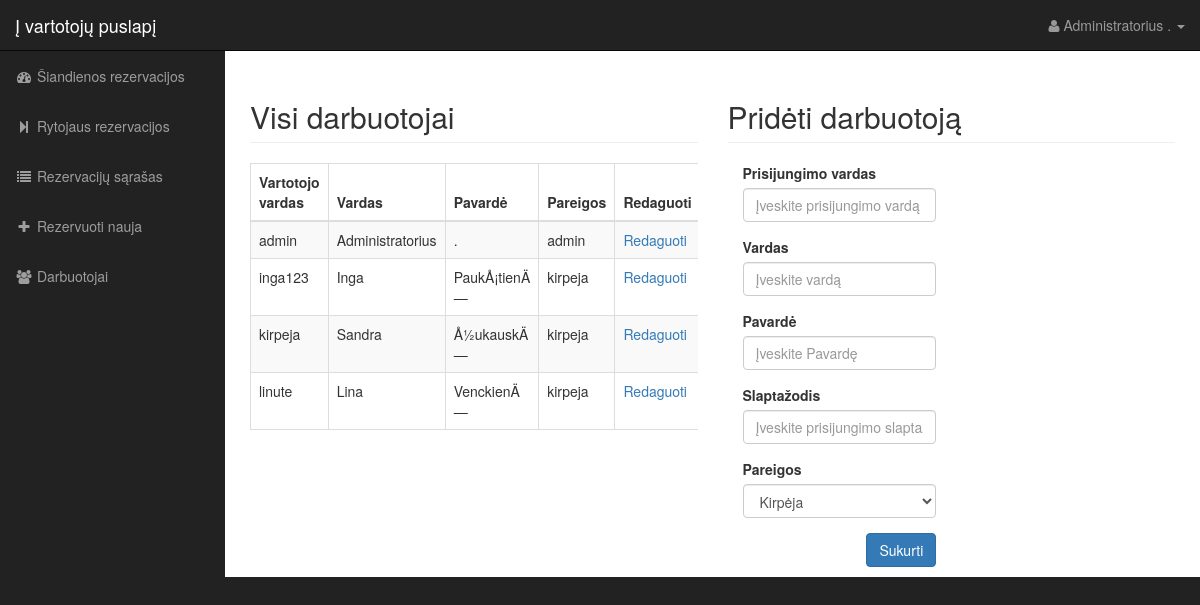
Page /admin/index.php?url=darbuotojai (signed in) on the committed database.
### tables this page shows
CREATE TABLE `users` (
  `id` int(11) NOT NULL,
  `username` varchar(255) NOT NULL,
  `password` varchar(255) NOT NULL,
  `firstName` varchar(255) NOT NULL,
  `lastName` varchar(255) NOT NULL,
  `pareigos` varchar(255) NOT NULL
);

### admin/includes/classes/session.php (called while the page is built, shortened)
<?php
class Session {
  public $pareigos;
  public function ifAdmin(){
    if($this->pareigos == "admin"){
      return true;
    }else {
      return false;
    }
  }
  private function chech_the_login(){
    if(isset($_SESSION['id'])){
      $this->pareigos = $_SESSION['pareigos'];
    } else {
      unset($this->id);
      $this->signed_in = false;
    }
  }
}
$session = new Session();
 ?>

### admin/includes/classes/database.php (called while the page is built, shortened)
<?php
class Database {
  public $connection;
  public function open_db_connection(){
    $this->connection = new mysqli(DB_HOST, DB_USER, DB_PASS, DB_NAME);
  }
  public function query($sql){
    $result = $this->connection->query($sql);
    return $result;
  }
}
$database = new Database();
 ?>

### admin/includes/classes/db_object.php (called while the page is built, shortened)
<?php
class Db_object{
  public static function find_by_query($sql){
    global $database;
    $result_set = $database->query($sql);
    $the_object_array = array();
    while($row = mysqli_fetch_array($result_set)){
      $the_object_array[] = static::instantiation($row);
    }
    return $the_object_array;
  }
  public static function find_all(){
    return static::find_by_query("SELECT * FROM " . static::$db_table);
  }
  public static function instantiation($the_record){
    $the_object = new $calling_class;
    foreach ($the_record as $the_attribute => $value) {
      if($the_object->has_the_attribute($the_attribute)){
        $the_object->$the_attribute = $value;
      }
    }
    return $the_object;
  }
  private function has_the_attribute($the_attribute){
    $object_properties = get_object_vars($this);
    return array_key_exists($the_attribute, $object_properties);
  }
}
 ?>

### admin/includes/darbuotojai.php (the view, shortened to what this page needs)
<div class="row">
    <div class="col-lg-6">
        <h2 class="page-header">
            Visi darbuotojai
        </h2>
        <div class="table-responsive">
            <table class="table table-striped table-bordered table-hover">
                <thead>
                <tr>
                    <th>Vartotojo vardas</th>
                    <th>Vardas</th>
                    <th>Pavardė</th>
                    <th>Pareigos</th>
                    <?php if($session->ifAdmin()){  ?>
                    <th>Redaguoti</th>
                    <?php } ?>
                </tr>
                </thead>
                <tbody>
        <?php
            $darbuotojai = User::find_all();
            foreach ($darbuotojai as $darbuotojas) {
                echo "<tr>";
                echo "<td>{$darbuotojas->username}</td>";
                echo "<td>{$darbuotojas->firstName}</td>";
                echo "<td>{$darbuotojas->lastName}</td>";
                echo "<td>{$darbuotojas->pareigos}</td>";
                if($session->ifAdmin()){
                    echo "<td><a href='?url=redaguoti_darbuotoja&id=" . $darbuotojas->id . "'>Redaguoti</a></td>";
                    echo "</tr>";
                }
            }
        ?>
                </tbody>
            </table>
        </div>
    </div>
    <?php if($session->ifAdmin()){  ?>
    <div class="col-lg-6">
        <h2 class="page-header">
            Pridėti darbuotoją
        </h2>
        <form action="" method="post" enctype="multipart/form-data">
            <div class="col-md-6">
                <div class="form-group">
                    <label for="username">Prisijungimo vardas</label>
                    <input name="username" class="form-control" type="text" placeholder="Įveskite prisijungimo vardą">
                </div>
                <div class="form-group">
                    <label for="firstName">Vardas</label>
                    <input name="firstName" class="form-control" type="text" placeholder="Įveskite vardą">
                </div>
                <div class="form-group">
                    <label for="lastName">Pavardė</label>
                    <input name="lastName" class="form-control" type="text" placeholder="Įveskite Pavardę">
                </div>
                <div class="form-group">
                    <label for="password">Slaptažodis</label>
                    <input name="password" class="form-control" type="password" placeholder="Įveskite prisijungimo slaptažodį">
                </div>
                <div class="form-group">
                <label for="pareigos">Pareigos</label>
                <select class="form-control" name="pareigos" id="">
                <option value="kirpeja">Kirpėja</option>
                </select>
                </div>
                <div class="form-group">
                    <input name="create" class="btn btn-primary pull-right" type="submit" value="Sukurti">
                </div>
            </div>
        </form>
    </div>
    <?php } ?>
</div>

### admin/css/sb-admin.css (style rules this page uses)
body { margin-top: 100px; background-color: #222; }
@media (min-width:768px) { body { margin-top: 50px; } }

### rows in the picture
users: username "admin", firstName "Administratorius", lastName ".", pareigos "admin"
users: username "inga123", firstName "Inga", lastName "PaukÅ¡tienÄ—", pareigos "kirpeja"
users: username "kirpeja", firstName "Sandra", lastName "Å½ukauskÄ—", pareigos "kirpeja"
users: username "linute", firstName "Lina", lastName "VenckienÄ—", pareigos "kirpeja"

### other values in the picture
$session->firstName "Administratorius"
$session->lastName "."
